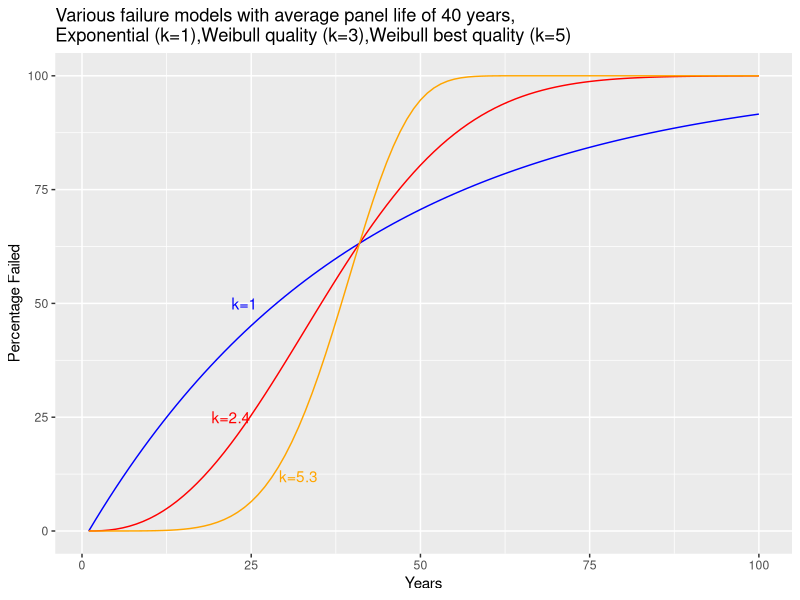
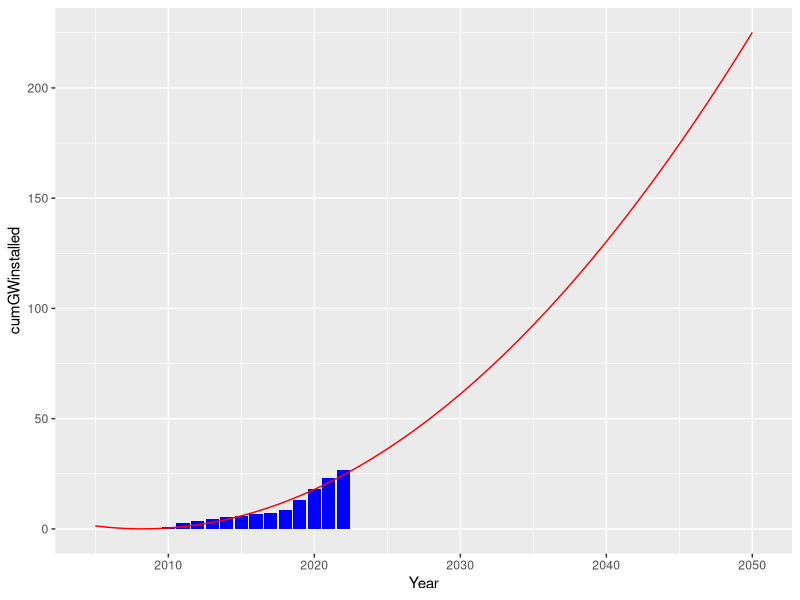

Here is the R script that generated these plots, in order:
## ---- chunk 1
knitr::opts_chunk$set(echo = TRUE)
library(tidyverse)
## ---- chunk 2
df<-tribble(
  ~panels, ~year,
  5, "2000",
  9, "2001",
  20, "2002",
  35, "2003",
  40, "2004",
  56, "2005",
  59, "2006",
  69, "2007",
)
## ---- chunk 3
makeWeibullFail<-function(mtbf,k) {
  lambda<-1/mtbf
  function(n,p) {
    (1-exp(-(lambda*(n-1))^k))*p
  }
}
makeFail<-function(mtbf) {
  lambda<-1/mtbf
  function(n,p) {
    (1-exp(-lambda*(n-1)))*p
  }
}
#----------------------------------------------------------------------------------
# we make two functions, the normal exponential failure and the weibull failure
# with a parameter of 5.  
#----------------------------------------------------------------------------------
failFun<-makeFail(5)
failWeibullFun<-makeWeibullFail(5,5)
nyears<-length(df$panels)
failed<-rep(0,nyears)
wfailed<-rep(0,nyears)
print(nyears)
df <- df %>% mutate(produced=panels-lag(panels))
df$produced[1]=df$panels[1]
for(i in 1:nyears) {
    if (i<nyears) {
      for(n in (i+1):nyears) {
        failed[n]<-failed[n]+failFun(n,df$produced[i])
        wfailed[n]<-wfailed[n]+failWeibullFun(n,df$produced[i])
        cat(paste0("i,n,panels[i],failed[n]:",i,",",n,",P=",df$produced[i],",F=",failed[n],",WF=",wfailed[n],"\n"))
      }
    }
}
## ---- chunk 4
nyears<-100
failFun<-makeFail(40)
failFun<-makeWeibullFail(40,1)
failWeibull5Fun<-makeWeibullFail(40,5.3)
failWeibull3Fun<-makeWeibullFail(40,2.4)
failed<-rep(0,nyears)
w5failed<-rep(0,nyears)
w3failed<-rep(0,nyears)
df<-tibble(
  panels=c(100,rep(0,nyears-1)),
  produced=c(100,rep(0,nyears-1))
)
for(i in 1:nyears) {
    if (i<nyears) {
      for(n in (i+1):nyears) {
        failed[n]<-failed[n]+failFun(n,df$produced[i])
        w5failed[n]<-w5failed[n]+failWeibull5Fun(n,df$produced[i])
        w3failed[n]<-w3failed[n]+failWeibull3Fun(n,df$produced[i])
        #cat(paste0("i,n,panels[i],failed[n]:",i,",",n,",P=",df$produced[i],",F=",failed[n],",WF=",wfailed[n],"\n"))
      }
    }
}
dfout<-tibble(
  expfail=failed,
  w5fail=w5failed,
  w3fail=w3failed,
  x=seq(1,100)
)
dfout %>% ggplot()+
  geom_line(aes(x=x,y=expfail),color="blue") +
  geom_line(aes(x=x,y=w3fail),color="red")+
  geom_line(aes(x=x,y=w5fail),color="orange")+
  annotate('text',x=24,y=50,label="k=1",color="blue")+
  annotate('text',x=22,y=25,label="k=2.4",color="red")+
  annotate('text',x=32,y=12,label="k=5.3",color="orange")+
  labs(x="Years",y="Percentage Failed",title="Various failure models with average panel life of 40 years,
Exponential (k=1),Weibull quality (k=3),Weibull best quality (k=5)")
## ---- chunk 5
library(modelr)
dfgw<-read_csv("GWByCountry.csv") %>% mutate(Country=str_replace(Country,"Total ",""))
countries<-dfgw$Country %>% unique
regionGW<-dfgw %>% filter(Country=="Australia") %>% 
  mutate(cumGWinstalled=GW) %>% select(cumGWinstalled,Year) 
model<-lm(cumGWinstalled~poly(as.numeric(Year),2),regionGW)
modelGW<-bind_rows(tibble(Year=seq(2023,2050),cumGWinstalled=rep(0,2050-2023+1)),regionGW)
growthPrediction<-modelGW %>% add_predictions(model,var="Predicted") %>% arrange(Year)

growthPrediction %>% ggplot() + 
  geom_col(aes(x=Year,y=cumGWinstalled),fill="blue") + 
  geom_line(aes(x=Year,y=Predicted),color="red")



